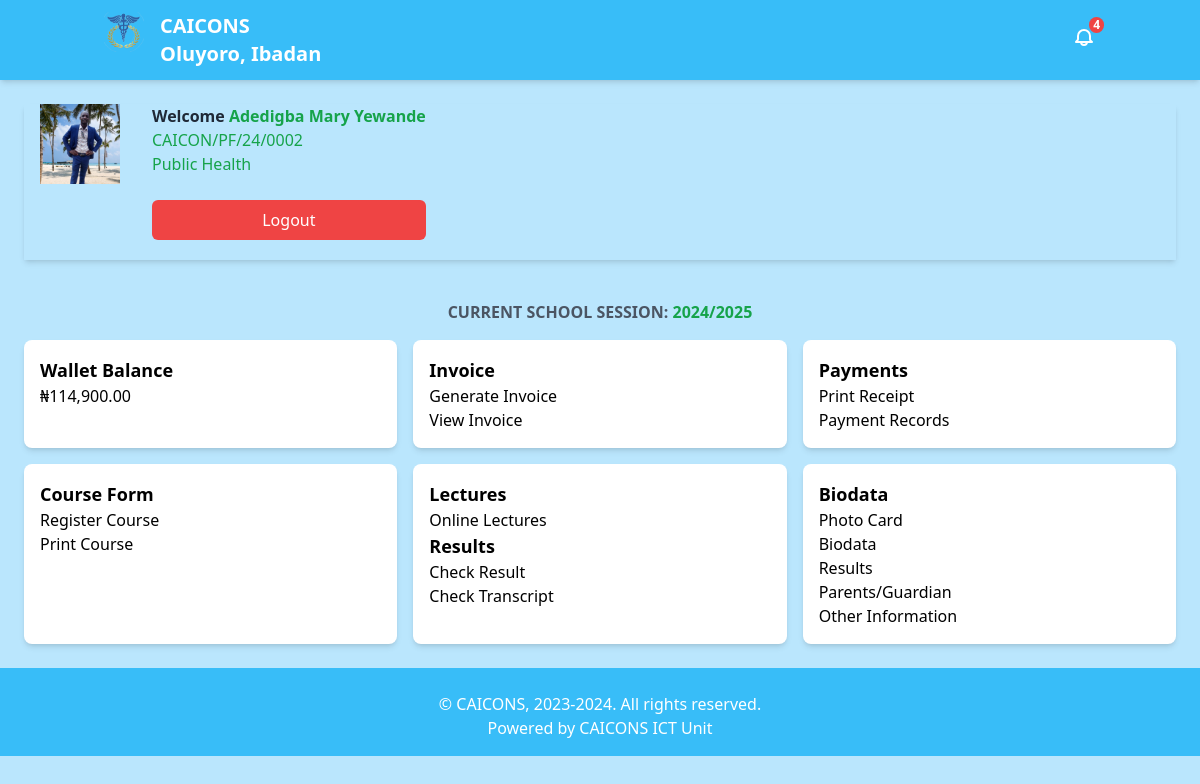
/portal/students/dashboard.php (signed in), run on an earlier commit of the app's database.
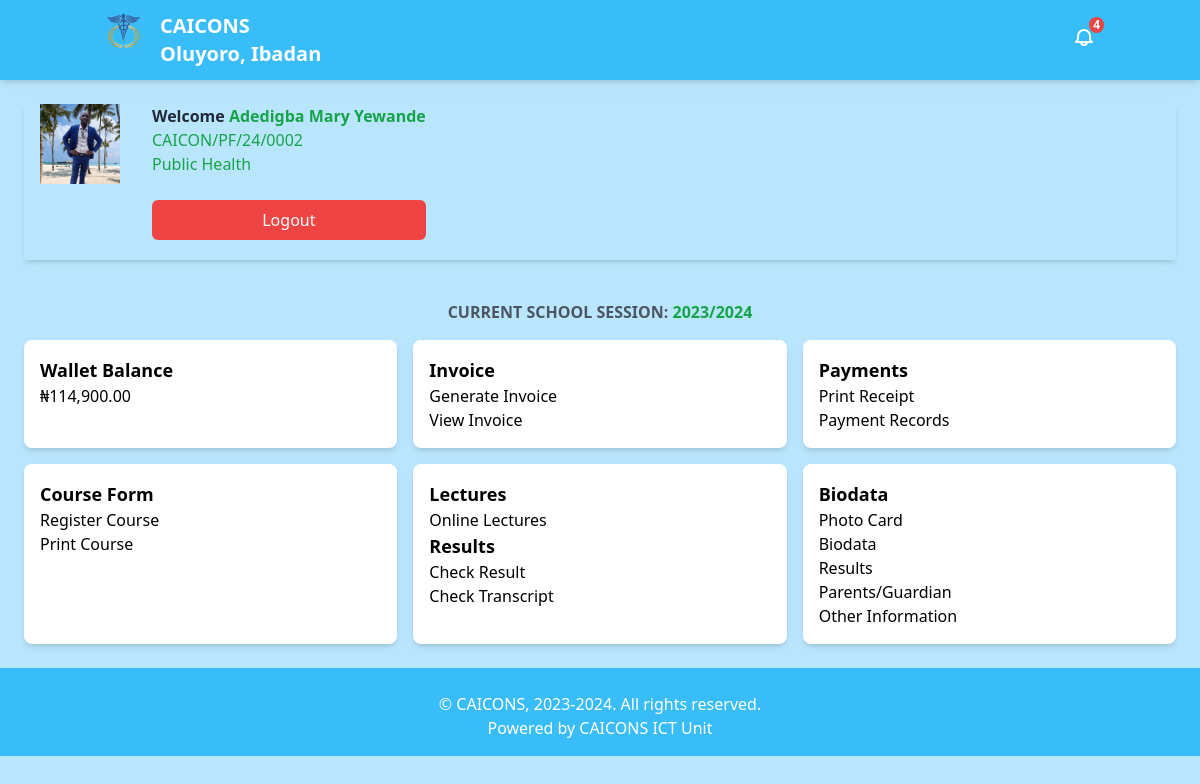
And on a later commit of the database.
### tables this page shows
CREATE TABLE `applicant_documents` (
  `id` int(11) NOT NULL,
  `reg_num` varchar(255) DEFAULT NULL,
  `o_level_first_sitting` varchar(255) DEFAULT NULL,
  `o_level_second_sitting` varchar(255) DEFAULT NULL,
  `birth_certificate` varchar(255) DEFAULT NULL,
  `marriage_certificate` varchar(255) DEFAULT NULL,
  `passport` varchar(255) DEFAULT NULL,
  `upload_date` timestamp NOT NULL DEFAULT current_timestamp()
);

CREATE TABLE `applicants` (
  `applicant_id` int(11) NOT NULL,
  `a_status` varchar(15) NOT NULL,
  `reg_num` varchar(50) NOT NULL,
  `pwd` varchar(255) NOT NULL,
  `p_decr` varchar(255) NOT NULL,
  `w_amt` varchar(20) NOT NULL,
  `surname` varchar(50) DEFAULT NULL,
  `first_name` varchar(50) DEFAULT NULL,
  `middle_name` varchar(50) DEFAULT NULL,
  `email` varchar(100) DEFAULT NULL,
  `phone_number` varchar(15) DEFAULT NULL,
  `nationality` varchar(50) DEFAULT NULL,
  `sch_session` varchar(10) DEFAULT NULL,
  `invoice_number` varchar(50) NOT NULL,
  `course_id` int(10) NOT NULL,
  `p_status` varchar(20) NOT NULL,
  `a_date` timestamp NOT NULL DEFAULT current_timestamp() ON UPDATE current_timestamp(),
  `dob` varchar(20) NOT NULL,
  `sex` varchar(6) NOT NULL,
  `marital_status` varchar(10) NOT NULL,
  `hometown` varchar(100) NOT NULL,
  `a_address` text NOT NULL,
  `state_of_origin` varchar(100) NOT NULL,
  `lga` varchar(50) NOT NULL,
  `contact_address` text NOT NULL
);

CREATE TABLE `courses` (
  `id` int(4) NOT NULL,
  `course` varchar(255) NOT NULL,
  `f_amount` varchar(20) NOT NULL,
  `t_fee` varchar(20) NOT NULL,
  `acceptance_fee` varchar(20) NOT NULL,
  `accp_tran_fee` varchar(20) NOT NULL
);

CREATE TABLE `current` (
  `id` int(4) NOT NULL,
  `s_category` varchar(20) NOT NULL,
  `s_semester` varchar(10) NOT NULL,
  `s_session` varchar(20) NOT NULL
);

### portal/students/dashboard.php (the view, shortened to what this page needs)
<?php
include('../conx.php');
$username = $_SESSION['username'];
$sql = "SELECT * FROM applicants WHERE reg_num = '$username'";
$result = $conn->query($sql);
if ($result->num_rows > 0) {
    $data = $result->fetch_assoc();
    $course_id = $data['course_id'];
}
$sql2 = "SELECT * FROM courses where id = '$course_id'";
$result2 = $conn->query($sql2);
if ($result2->num_rows > 0) {
    $row = $result2->fetch_assoc();
    $course = $row['course'];
}
$sql3 = "SELECT * FROM applicant_documents WHERE reg_num = '$username'";
$result = $conn->query($sql3);
if ($result->num_rows > 0) {
    $pic = $result->fetch_assoc();
    $passport = $pic['passport'];
}
$sql3 = "SELECT * FROM current where s_category = 'Staylite'";
$result3 = $conn->query($sql3);
$row3 = $result3->fetch_assoc();
$section = $row3['s_session'];
?>
<!DOCTYPE html>
<html lang="en">
<head>
    <link href="https://cdn.jsdelivr.net/npm/tailwindcss@2.2.19/dist/tailwind.min.css" rel="stylesheet">
    <script src="https://cdn.tailwindcss.com"></script>
    <script src="https://cdn.jsdelivr.net/npm/tailwindcss-jit-cdn@tailwindcss/latest/dist/tailwind.min.js"></script>
    <link rel="stylesheet" href="https://cdnjs.cloudflare.com/ajax/libs/font-awesome/6.6.0/css/all.min.css" />
</head>
<body class="bg-sky-200">
    <?php
        include('header.php');
    ?>
    <div class="flex">
        <div class="flex-1">
            <div class="p-6 space-y-4">
                <div class="flex flex-row shadow-md mb-10">
                    <div class="flex-item ml-4">
                        <img src="<?php echo $passport; ?>" alt="Passport" class="w-20 h-20 mr-4">
                    </div>
                    <div class="flex-item ml-4 mb-5">
                        <h2 class="text-1xl font-semibold text-gray-800">Welcome <a href="#" class="text-green-600"><?= $data['surname'] ?> <?= $data['first_name'] ?> <?= $data['middle_name'] ?></a></h2>
                        <p class="text-gray-600"><span class="text-green-600"><?php echo $username; ?></span></p>
                        <p class="text-gray-600 mb-6"><span class="text-green-600"><?php echo $course; ?></span></p>
                        <a href="logout.php" class="block text-white text-center bg-red-500 py-2 px-4 rounded-md hover:bg-red-600">Logout</a>
                    </div>
                </div>
                <div>
                <p class="text-gray-600 text-center"><strong>CURRENT SCHOOL SESSION: <span class="text-green-600"><?php echo $section; ?></span></strong></p>
                </div>
                <div class="grid grid-cols-1 md:grid-cols-3 gap-4">
                    <div class="bg-white p-4 shadow-md rounded-lg">
                        <h3 class="text-lg font-semibold">Wallet Balance</h3>
                        <p>&#8358;<?php echo number_format($data['w_amt'],2); ?></p>
                    </div>
                    <div class="bg-white p-4 shadow-md rounded-lg">
                        <h3 class="text-lg font-semibold">Invoice</h3>
                        <ul>
                            <li><a href="g_invoice.php">Generate Invoice</a></li>
                            <li><a href="v_invoice.php">View Invoice</a></li>
                        </ul>
                    </div>
                    <div class="bg-white p-4 shadow-md rounded-lg">
                        <h3 class="text-lg font-semibold">Payments</h3>
                        <ul>
                            <li><a href="p_rec.php">Print Receipt</a></li>
                            <li><a href="p_rec.php">Payment Records</a></li>
                        </ul>
                    </div>
                </div>
                <div class="grid grid-cols-1 md:grid-cols-3 gap-4">
                    <div class="bg-white p-4 shadow-md rounded-lg">
                        <h3 class="text-lg font-semibold">Course Form</h3>
                        <ul>
                            <li><a href="r_course.php">Register Course</a></li>
                            <li><a href="p_course.php">Print Course</a></li>
                        </ul>
                    </div>
                    <div class="bg-white p-4 shadow-md rounded-lg">
                        <h3 class="text-lg font-semibold">Lectures</h3>
                        <ul>
                            <li><a href="v_lectures.php">Online Lectures</a></li>
                        </ul>
                        <h3 class="text-lg font-semibold">Results</h3>
                        <ul>
                            <li><a href="c_result.php">Check Result</a></li>
                            <li><a href="c_transcript.php">Check Transcript</a></li>
                        </ul>
                    </div>
                    <div class="bg-white p-4 shadow-md rounded-lg">
                        <h3 class="text-lg font-semibold">Biodata</h3>
                        <ul>
                            <li><a href="photocard.php">Photo Card</a></l1>
                            <li><a href="mybio.php">Biodata</a></l1>
                            <li><a href="p_results.php">Results</a></l1>
                            <li><a href="p_pg.php">Parents/Guardian</a></li>
                            <li><a href="p_otherinfo.php">Other Information</a></li>
                        </ul>
                    </div>
                </div>
            </div>
        </div>
    </div>
    <?php
        include('footer.php');
    ?>
</body>
</html>

### portal/students/header.php (shortened to what this page needs)
<header class="bg-sky-400 text-white shadow-md">
    <div class="container mx-auto px-4 py-3 flex items-center justify-between">
        <div class="flex flex-row space-x-4">
            <div class="flex-item ">
                <a href="dashboard.php" class="text-lg font-bold text-gray-800">
                    <img src="../../assets/images/about_logo.png" alt="Logo" class="w-10 h-10">
                </a>
            </div>
            <div class="flex-item">
                <a href="dashboard.php">
                    <h1 class="text-xl font-bold text-white">CAICONS <br> Oluyoro, Ibadan</h1>
                </a>
            </div>
        </div>
        <div class="relative">
            <button id="notificationBell" class="relative text-white hover:text-gray-300 focus:outline-none">
                <svg xmlns="http://www.w3.org/2000/svg" class="h-6 w-6" fill="none" viewBox="0 0 24 24" stroke="currentColor">
                    <path stroke-linecap="round" stroke-linejoin="round" stroke-width="2" d="M15 17h5l-1.405-1.405A2.032 2.032 0 0118 14V11a6 6 0 10-12 0v3c0 .386-.146.735-.405 1.015L4 17h5m6 0a3.001 3.001 0 01-6 0m6 0H9" />
                </svg>
                <span id="notificationCount" class="absolute -top-2 -right-2 bg-red-500 text-white text-xs font-bold rounded-full px-1">
                    4
                </span>
            </button>
        </div>
    </div>
</header>

### portal/students/footer.php
<footer class="p-4 bg-sky-400 text-white text-center">
    <p class="mt-2 text-white">&copy; CAICONS, 2023-<?php echo date("Y"); ?>. All rights reserved.</p>
    <p><a href ="#">Powered by CAICONS ICT Unit</a></p>
</footer>

What changed in the data, as far as the page shows it:
changed current: s_session "2024/2025" → "2023/2024"
